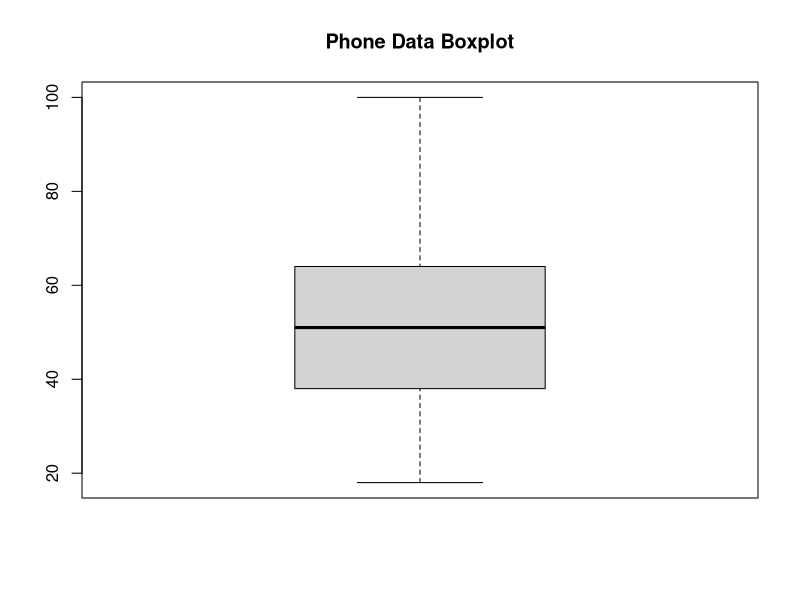
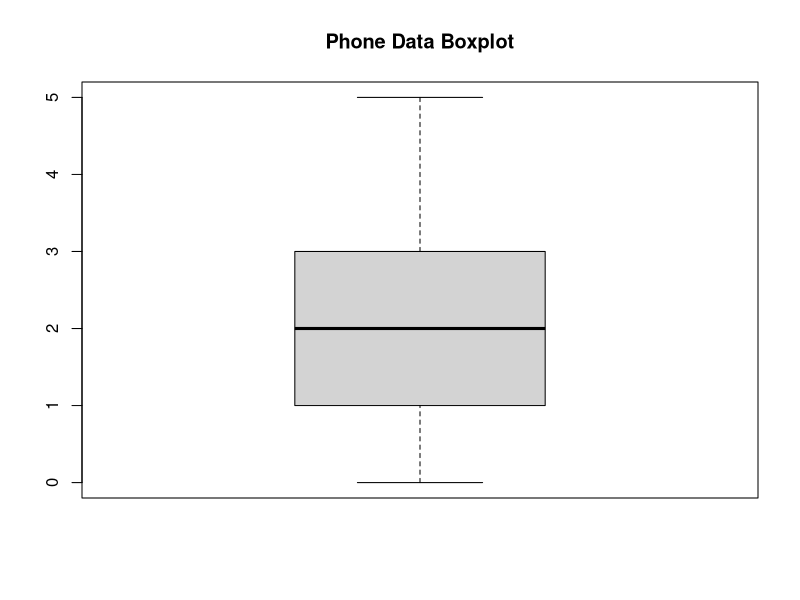
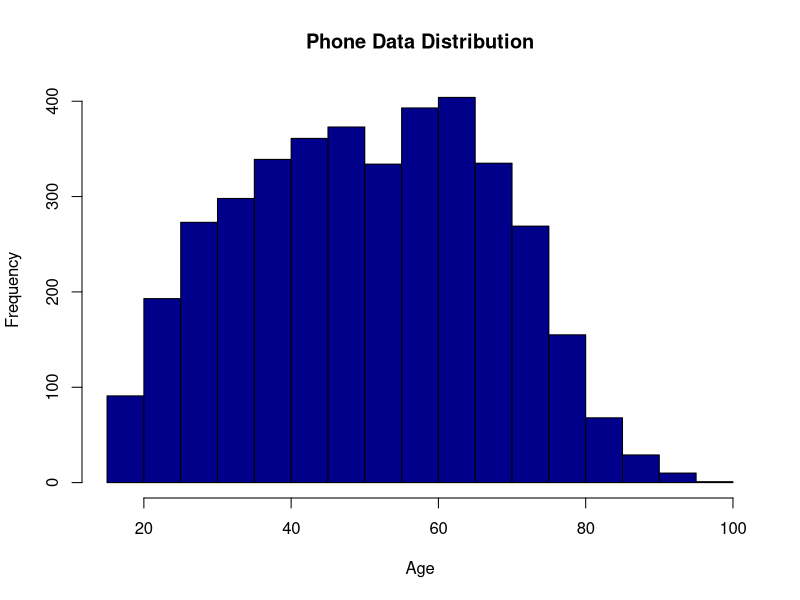
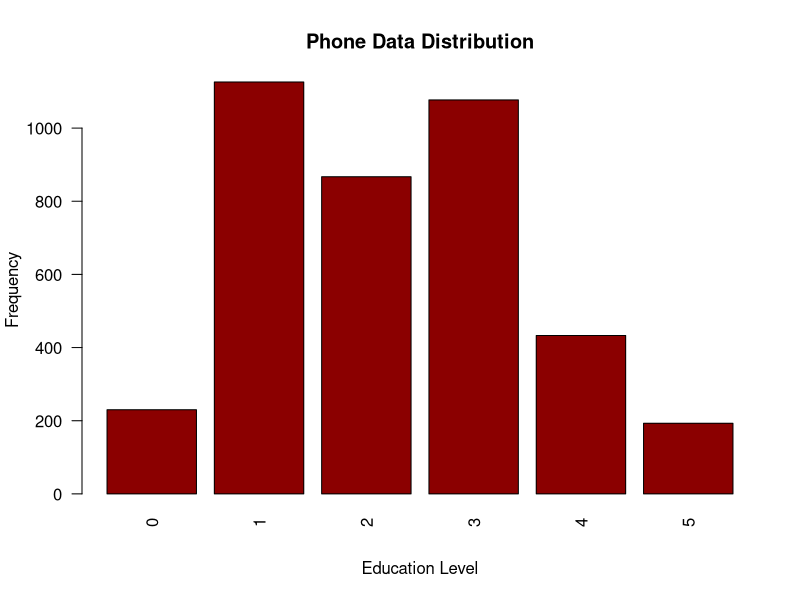
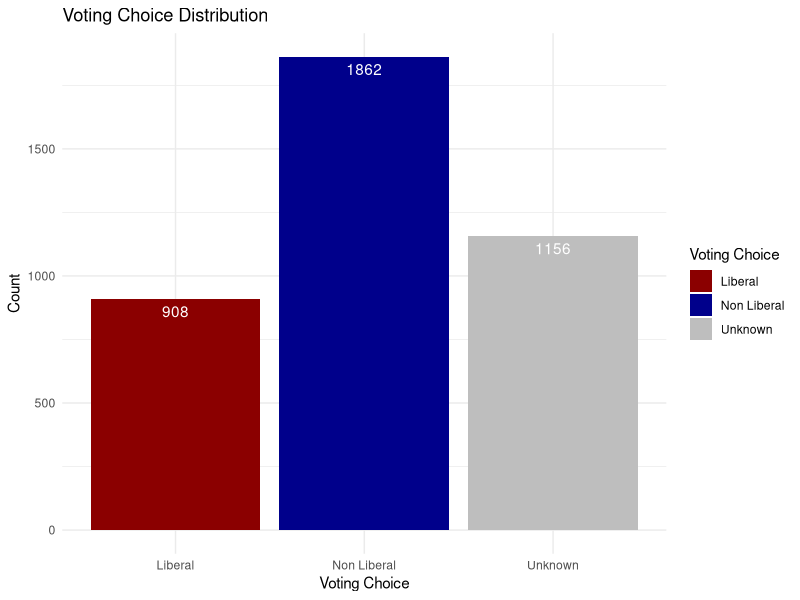
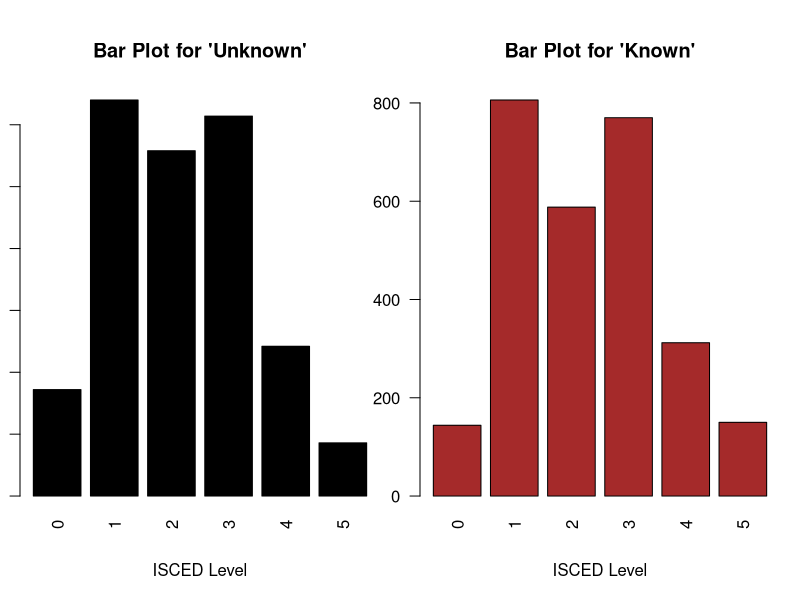

Write R code to recreate these figures, in order.
## ---- chunk 1
library(tidyverse)
library(dplyr)
library(ggplot2)
library(broom)
library(knitr)

phone_data <- read_csv("ces_phone.csv")

## ---- chunk 2
#NA values in age, most likely to vote for (q11) and education level q(61)
na_count <- phone_data %>%
  summarize(
    q11 = sum(is.na(q11)),
    q61 = sum(is.na(q61)),
    age = sum(is.na(age))
  )

#removing NA values in q11 (81 is a low number)

phone_data <- phone_data %>% filter(!is.na(q11))

#Checking non response answers (-9, -8, -7 for q11 and q61) and valid age

no_response_count <- phone_data %>%
  summarize(
    q11 = sum(q11 < 0),
    q61 = sum(q61 < 0),
    # filtering out ages younger than 18
    age = sum(age < 18)
  )

#removing non response from q61 (11 is a small number)

phone_data <- phone_data %>% filter(q61 > 0)
## ---- chunk 3
# Data Cleaning: Convert q61 into ISCED
isced_mapping <- c(
  '1' = 0,  # ISCED 0 -> No school
  '2' = 0,  # ISCED 1 -> Some elem
  '3' = 0,  # ISCED 1 -> Elem
  '4' = 0,  # ISCED 2 -> Some high school
  '5' = 1,  # ISCED 3 -> High school diploma
  '6' = 1,  # ISCED 4 -> Some community college
  '7' = 2,  # ISCED 5 -> Community College
  '8' = 1,  # ISCED 6 -> Some university
  '9' = 3,  # ISCED 6 -> Bachelor
  '10' = 4,  # ISCED 7 -> Master
  '11' = 5  # ISCED 7 -> PHD
)

phone_data <- 
  phone_data %>%
  mutate(isced_level = isced_mapping[as.character(phone_data$q61)],
         voting_choice = case_when(
           phone_data$q11 == 1 ~ 'Liberal',
           phone_data$q11 < 0 ~ 'Unknown',
           phone_data$q11 != 1 ~ 'Non Liberal'
         ))

## ---- chunk 4

boxplot(phone_data$age,
        main = "Phone Data Boxplot")
boxplot(phone_data$isced_level,
        main = "Phone Data Boxplot")

## ---- chunk 5
#Age Distribution

hist(phone_data$age, main = "Phone Data Distribution", xlab = "Age", col = "darkblue")
barplot(table(phone_data$isced_level),
        main = "Phone Data Distribution",
        xlab = "Education Level",
        ylab = "Frequency",
        col = "darkred",
        las = 2) 

## ---- chunk 6
vote_counts <- phone_data %>% group_by(voting_choice) %>% summarize(count = n())
## ---- chunk 7
ggplot(vote_counts, aes(x = voting_choice, y = count, fill = voting_choice)) +
  geom_bar(stat = "identity") +  # Create bar graph
  geom_text(aes(label = count), vjust = 1.5, color = "white") +  # Adjust text position
  labs(
    title = "Voting Choice Distribution",
    x = "Voting Choice",
    y = "Count",
    fill = "Voting Choice"
  ) +
  theme_minimal() + 
  scale_fill_manual(values = c("Liberal" = "darkred", "Non Liberal" = "darkblue", "Unknown" = "gray"))

## ---- chunk 8
#Summary statistics
print("Education LEVEL")
summary(phone_data$isced_level)

print("AGE")
summary(phone_data$age)
## ---- chunk 9
phone_data_unknown <- phone_data %>% filter(voting_choice == 'Unknown')
phone_data_known <- phone_data %>% filter(voting_choice == 'Liberal' | voting_choice == 'Non Liberal')

par(mfrow = c(1, 2), mar = c(5, 1, 5, 1))

# Wrap the title text for better fitting
title_unknown <- "Bar Plot for 'Unknown'"
title_known <- "Bar Plot for 'Known'"

unknown_counts <- table(phone_data_unknown$isced_level)
barplot(unknown_counts, 
        main = strwrap(title_unknown, width = 40),
        xlab = "ISCED Level", 
        col = "black", 
        las = 2)  # Rotate x-axis labels for better readability

# Create bar plot for Known Distribution (Including NA as a category)
known_counts <- table(phone_data_known$isced_level)  # Get counts for each ISCED level
barplot(known_counts, 
        main = strwrap(title_known, width = 40),  # Wrap the title to fit within width
        xlab = "ISCED Level", 
        col = "brown", 
        las = 2)  # Rotate x-axis labels for better readability

# Reset the plotting area to default (1 plot)
par(mfrow = c(1, 1))
## ---- chunk 10
# converting voted_liberal to factor binary (Liberal = 1, Non-Liberal = 0)
phone_data$voting_choice <- factor(phone_data$voting_choice, levels = c("Non Liberal", "Liberal"))

# Ensure that ISCED level and age are numeric
phone_data$isced_level <- as.numeric(phone_data$isced_level)
phone_data$age <- as.numeric(phone_data$age)

phone_data <- phone_data %>%
  mutate(voting_choice = case_when(
    voting_choice == "Liberal" ~ 1,
    TRUE ~ 0
  ))

phone_data <- phone_data %>%
  filter(!is.na(voting_choice))
## ---- chunk 11

# Here you can run code to calculate your Confidence Intervals.

library(survey)

# Calculate the sample size for each statum
strata_sample_size <- numeric(6)
for (level in 0:5) {
  strata_sample_size[level+1] <- sum(phone_data$isced_level == level)
}

# population size derived from Statistics Canada
phone_data <- phone_data %>% 
  mutate(pop_fpc = case_when(isced_level == 0 ~ 4899580, # No diploma
                             isced_level == 1 ~ 8097295, # High school diploma
                             isced_level == 2 ~ 9252800, # Postsecondary below Bachelor
                             isced_level == 3 ~ 5295360, # Bachelor diploma
                             isced_level == 4 ~ 1740605, # Master's diploma
                             isced_level == 5 ~ 279660)) %>% # Doctorate
  mutate(samp_wt = case_when(isced_level == 0 ~ 4899580/strata_sample_size[1],
                             isced_level == 1 ~ 8097295/strata_sample_size[2],
                             isced_level == 2 ~ 9252800/strata_sample_size[3],
                             isced_level == 3 ~ 5295360/strata_sample_size[4],
                             isced_level == 4 ~ 1740605/strata_sample_size[5],
                             isced_level == 5 ~ 279660/strata_sample_size[6]))

strata_design <- svydesign(id=~1, strata=~isced_level, weights=~samp_wt, fpc=~pop_fpc, data=phone_data)

svymean(~voting_choice, design=strata_design)
confint(svymean(~voting_choice, design=strata_design))
## ---- chunk 12
logit_model <- svyglm(voting_choice ~ isced_level + age, 
                      design = strata_design, 
                      family = binomial)
